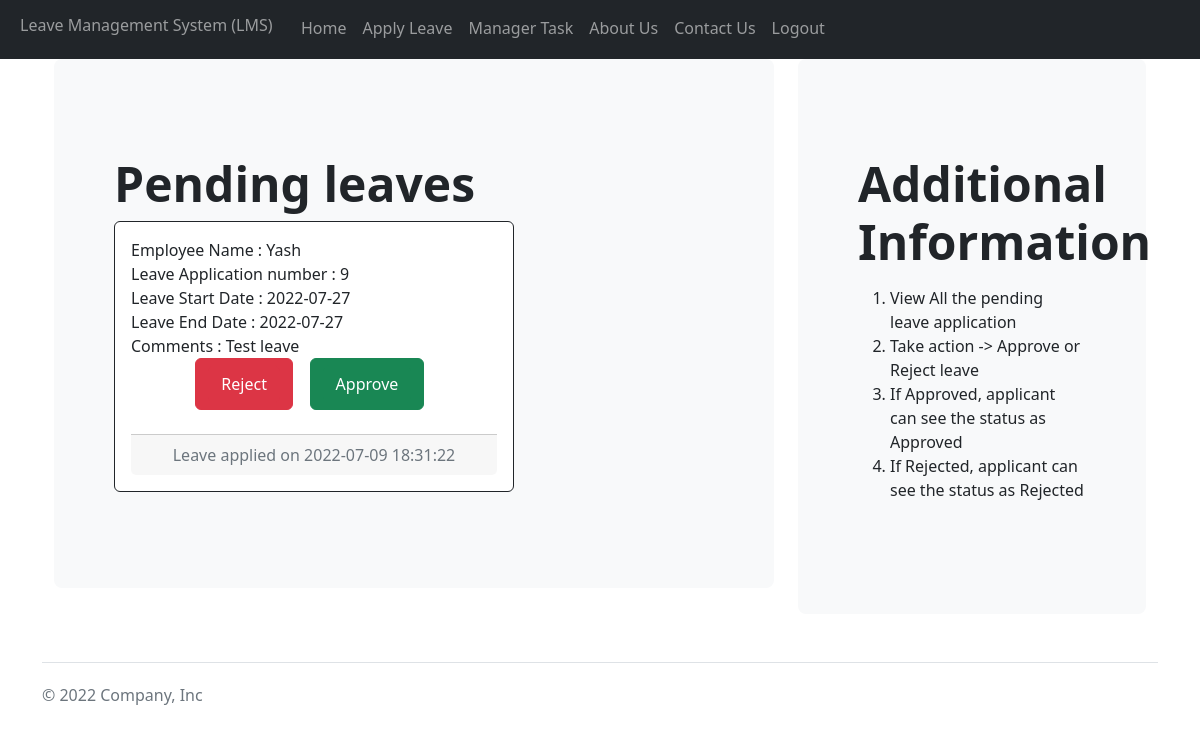
Page /managerapproval (signed in) on the earlier database version.
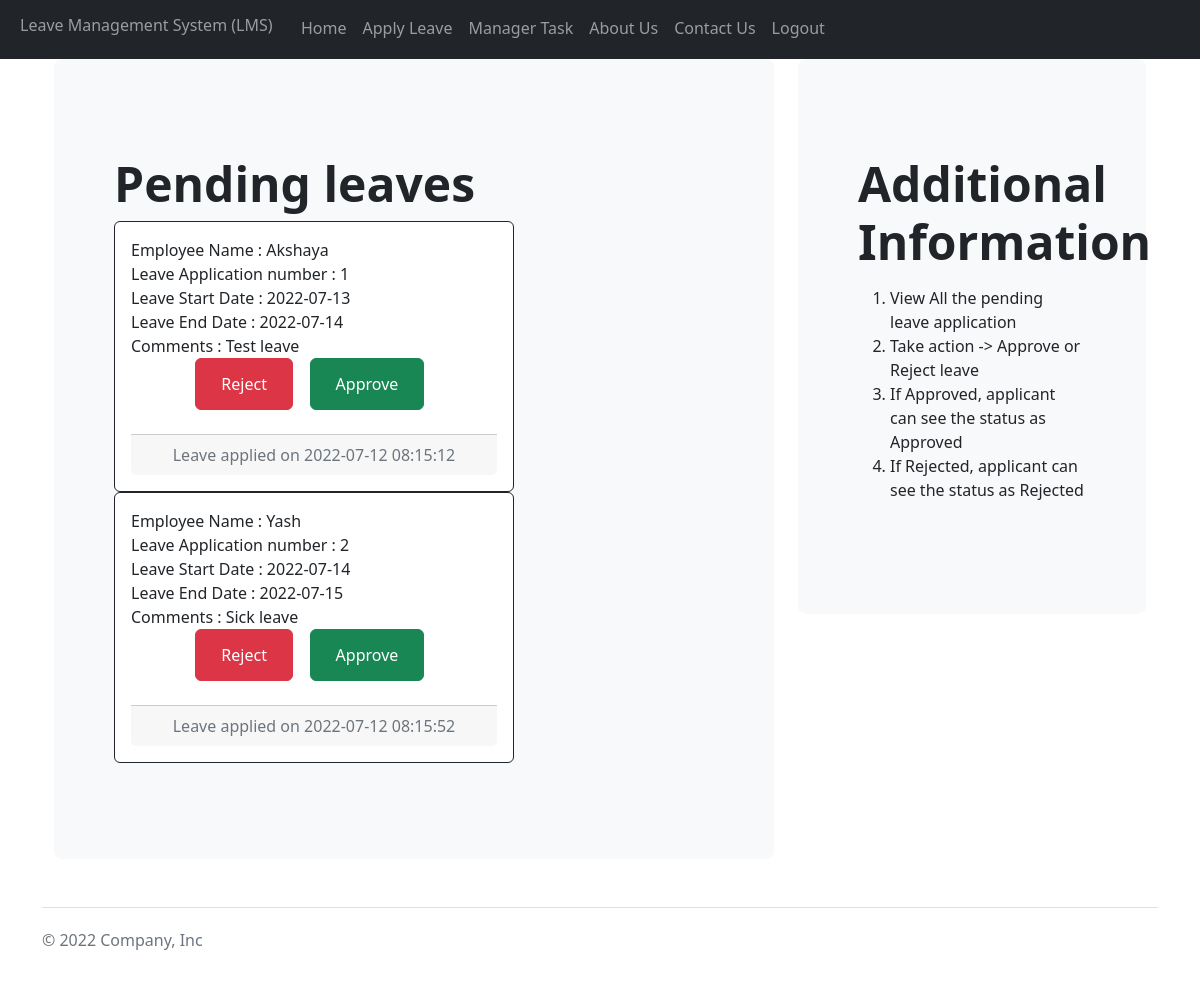
Same page on the later database version.
### website/models.py (models this page shows, shortened)
class Leave(db.Model):
    leaveid = db.Column(db.Integer, primary_key= True)
    startdate = db.Column(db.String(50))
    enddate = db.Column(db.String(50))
    comment = db.Column(db.String(200))
    status = db.Column(db.Integer)
    leavedate_created = db.Column(db.DateTime(timezone=True), default= func.now())
    userid = db.Column(db.Integer, db.ForeignKey('user.userid', ondelete="CASCADE"), nullable = false)

class User(db.Model, UserMixin):
    userid = db.Column(db.Integer, primary_key= True)
    email = db.Column(db.String(150), unique= True)
    username = db.Column(db.String(150), unique= True)
    password = db.Column(db.String(150))
    role = db.Column(db.Integer)
    date_created = db.Column(db.DateTime(timezone=True), default= func.now())
    leaves = db.relationship('Leave', backref='user', passive_deletes=True)

### website/views.py (the view)
@views.route("/managerapproval", methods=['GET', 'POST'])
@login_required
def managerapproval():
    leaves = Leave.query.filter_by(status= 3 )
    return render_template('managerapproval.html', user=current_user, leaves= leaves)

### website/__init__.py (called while the page is built)
def create_app():
    app = Flask(__name__)
    app.config['SECRET_KEY'] = "mywebkey"
    app.config['SQLALCHEMY_DATABASE_URI'] = f'sqlite:///database.db'
    db.init_app(app)
    from .views import views
    from .auth import auth
    app.register_blueprint(views, url_prefix ="/" )
    app.register_blueprint(auth, url_prefix ="/" )
    from .models import User, Leave
    create_database(app)
    login_manager = LoginManager()
    login_manager.login_view= "auth.login"
    login_manager.init_app(app)
    @login_manager.user_loader
    def load_user(userid):
        return User.query.get(int(userid))
    return app

### website/templates/managerapproval.html (shortened to what this page needs)
    {% extends "base.html" %}
    {% block content %}
    <div class="container">
        <div class="row">
            <div class="col-md-8" >
                <div class="p-5 mb-4 bg-light rounded-3">
                    <div class="container-fluid py-5">
                    <h1 class="display-5 fw-bold">Pending leaves</h1>
                    <div  class="col-md-8 form-group" align="center" id="leaves">
                        <form method="POST">
                        {% for leave in leaves %}
                        <div class="card border-dark ">
                            <div class="card-body">
                                <div align="left"class="card-text">
                                    Employee Name : {{leave.user.username}}<br>
                                    Leave Application number : {{leave.leaveid}} <br>
                                    Leave Start Date : {{leave.startdate}} <br>
                                    Leave End Date : {{leave.enddate}}<br>
                                    Comments : {{leave.comment}}<br>
                                    <div align="center">
                                        <button class="btn btn-danger" type="submit" value="2"> <a class="btn btn-danger" href="/rejectleave/{{leave.leaveid}}">Reject</a></button> &nbsp;&nbsp;
                                        <button class="btn btn-success" type="submit" value="1"> <a class="btn btn-success" href="/approveleave/{{leave.leaveid}}">Approve</a> </button> &nbsp;
                                    </div>
                                    <br>
                                </div>
                                <div class="card-footer text-muted">
                                    Leave applied on {{leave.leavedate_created}}
                                </div>
                            </div>
                        </div>
                        {% endfor %}
                    </form>
                    </div>
                    </div>
                </div>
            </div>
        <div class="col-md-4" >
            <div class="p-5 mb-4 bg-light rounded-3">
                <div class="container-fluid py-5">
                <h1 class="display-5 fw-bold">Additional Information</h1>
                <p class="col-md-8 fs-4">
                    <ol>
                        <li>
                            View All the pending leave application
                        </li>
                        <li>
                            Take action -> Approve or Reject leave
                        </li>
                        <li>
                            If Approved, applicant can see the status as Approved
                        </li>
                        <li>
                            If Rejected, applicant can see the status as Rejected
                        </li>
                    </ol>
                </p>
                </div>
            </div>
        </div>
        </div>
    </div>
    {% endblock %}

Differences in the rows shown:
removed Leave: user.username "Yash", leaveid "9", startdate "2022-07-27", enddate "2022-07-27", comment "Test leave", leavedate_created "2022-07-09 18:31:22"
now on this page (row edited): Leave: user.username "Akshaya", leaveid "1", startdate "2022-07-13", enddate "2022-07-14", comment "Test leave", leavedate_created "2022-07-12 08:15:12"
now on this page (row edited): Leave: user.username "Yash", leaveid "2", startdate "2022-07-14", enddate "2022-07-15", comment "Sick leave", leavedate_created "2022-07-12 08:15:52"
